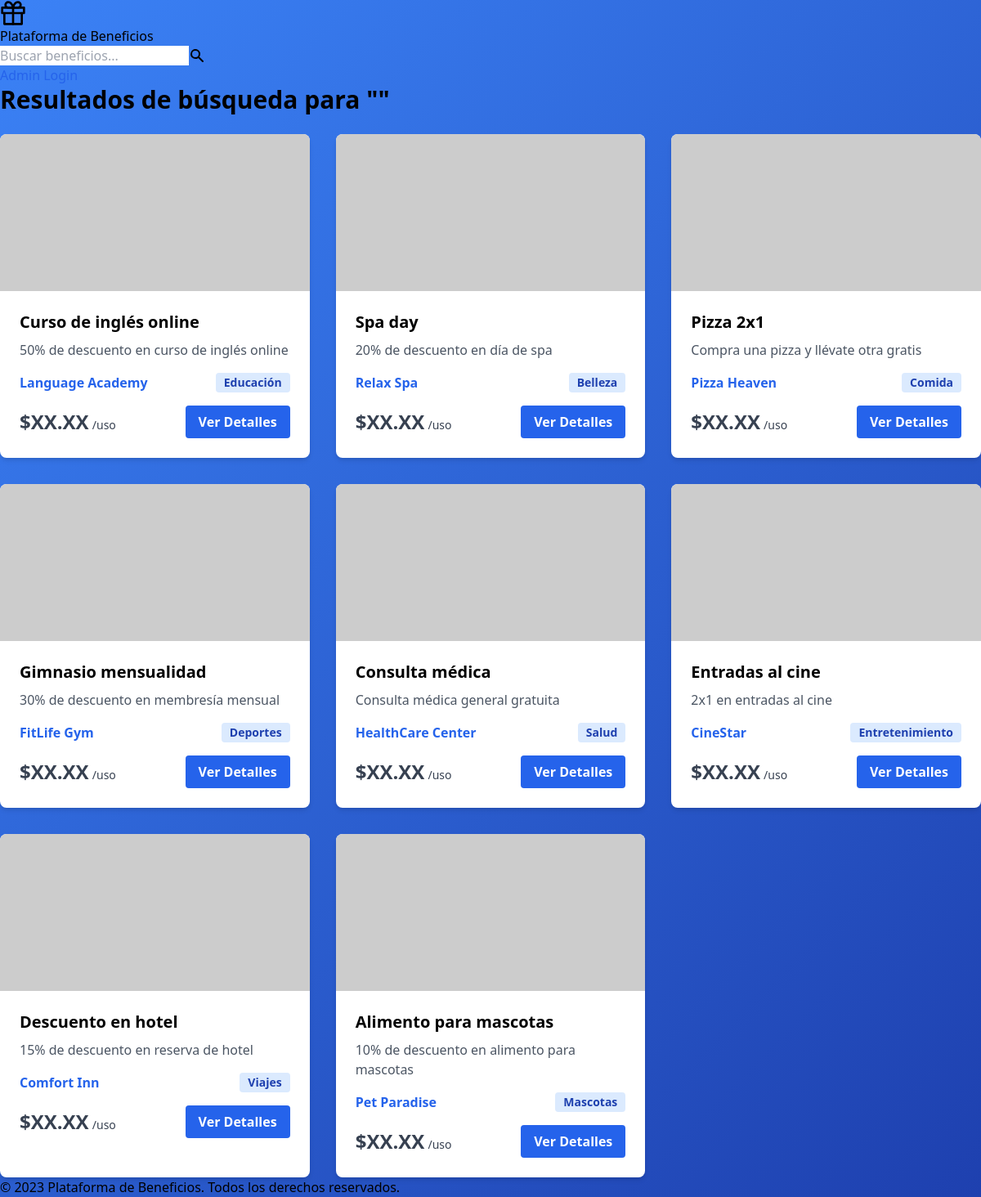
Before: /search with the older database file.
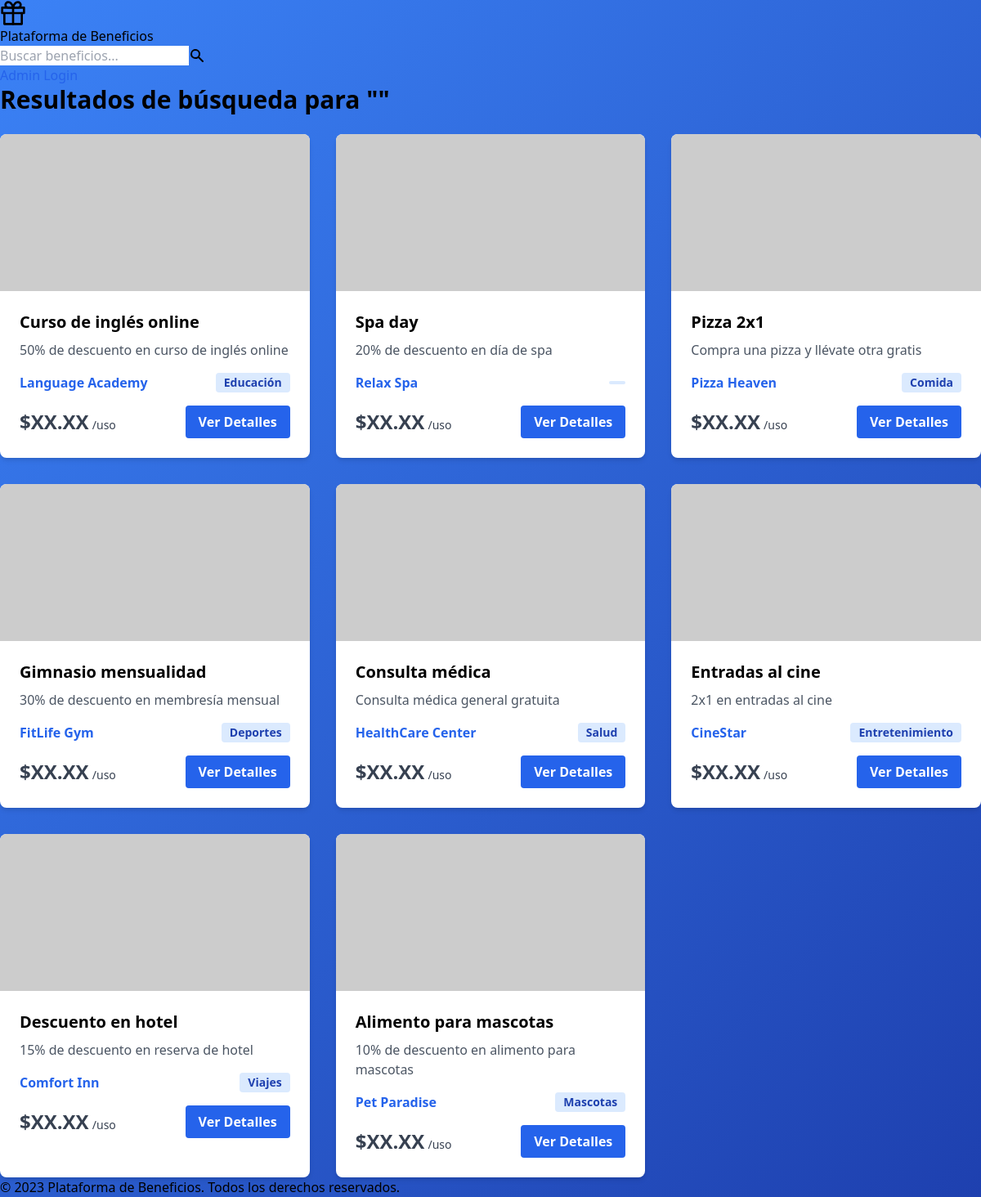
After: the same page with the newer database file.
### app/models.py (models this page shows)
class Benefit(db.Model):
    id = db.Column(db.Integer, primary_key=True)
    name = db.Column(db.String(128), index=True)
    description = db.Column(db.Text)
    image_url = db.Column(db.String(256))
    company = db.Column(db.String(128))
    category_id = db.Column(db.Integer, db.ForeignKey('category.id'))
    redemptions = db.relationship('Redemption', backref='benefit', lazy='dynamic')
    featured = db.Column(db.Boolean, default=False)

class Category(db.Model):
    id = db.Column(db.Integer, primary_key=True)
    name = db.Column(db.String(64), index=True, unique=True)
    image_url = db.Column(db.String(256))
    benefits = db.relationship('Benefit', backref='category', lazy='dynamic')

### app/main/routes.py (the view)
@bp.route('/search')
def search():
    query = request.args.get('q', '')
    benefits = Benefit.query.filter(Benefit.name.ilike(f'%{query}%') | Benefit.description.ilike(f'%{query}%')).all()
    return render_template('search_results.html', benefits=benefits, query=query)

### templates/search_results.html (shortened to what this page needs)
{% extends "base.html" %}
{% block content %}
<h1 class="text-3xl font-bold mb-6">Resultados de búsqueda para "{{ query }}"</h1>
{% if benefits %}
    <div class="grid grid-cols-1 sm:grid-cols-2 lg:grid-cols-3 gap-8">
        {% for benefit in benefits %}
        <div class="bg-white rounded-lg shadow-md overflow-hidden">
            <img src="{{ benefit.image_url }}" alt="{{ benefit.name }}" class="w-full h-48 object-cover">
            <div class="p-6">
                <h3 class="font-semibold text-xl mb-2">{{ benefit.name }}</h3>
                <p class="text-gray-600 mb-4">{{ benefit.description | truncate(100) }}</p>
                <div class="flex justify-between items-center mb-4">
                    <span class="text-blue-600 font-semibold">{{ benefit.company }}</span>
                    <span class="bg-blue-100 text-blue-800 text-sm font-semibold px-2.5 py-0.5 rounded">{{ benefit.category.name }}</span>
                </div>
                <div class="flex justify-between items-center">
                    <div class="text-gray-700">
                        <span class="font-bold text-2xl">$XX.XX</span>
                        <span class="text-sm">/uso</span>
                    </div>
                    <a href="{{ url_for('main.benefit', id=benefit.id) }}" class="bg-blue-600 hover:bg-blue-700 text-white font-bold py-2 px-4 rounded">Ver Detalles</a>
                </div>
            </div>
        </div>
        {% endfor %}
    </div>
{% else %}
    <p class="text-xl text-gray-600">No se encontraron resultados para "{{ query }}".</p>
{% endif %}
{% endblock %}

### templates/base.html (shortened to what this page needs)
<!DOCTYPE html>
<html lang="es">
<head>
    <link rel="stylesheet" href="{{ url_for('static', filename='css/tailwind.css') }}">
</head>
<body class="font-sans">
    <header class="header">
        <div class="header-content">
            <a href="{{ url_for('main.index') }}" class="logo">
                <img src="{{ url_for('static', filename='img/logo.svg') }}" alt="Logo" class="h-8 w-8 mr-2">
                Plataforma de Beneficios
            </a>
            <form action="{{ url_for('main.search') }}" method="GET" class="search-form">
                <div class="flex">
                    <input type="text" name="q" placeholder="Buscar beneficios..." class="search-input">
                    <button type="submit" class="search-button">
                        <svg xmlns="http://www.w3.org/2000/svg" class="h-5 w-5" viewBox="0 0 20 20" fill="currentColor">
                            <path fill-rule="evenodd" d="M8 4a4 4 0 100 8 4 4 0 000-8zM2 8a6 6 0 1110.89 3.476l4.817 4.817a1 1 0 01-1.414 1.414l-4.816-4.816A6 6 0 012 8z" clip-rule="evenodd" />
                        </svg>
                    </button>
                </div>
            </form>
            <div>
                {% if current_user.is_authenticated %}
                    <a href="{{ url_for('admin.dashboard') }}" class="text-blue-600 hover:text-blue-800 mr-4">Panel de Administración</a>
                    <a href="{{ url_for('auth.logout') }}" class="text-blue-600 hover:text-blue-800">Cerrar Sesión</a>
                {% else %}
                    <a href="{{ url_for('auth.login') }}" class="text-blue-600 hover:text-blue-800">Admin Login</a>
                {% endif %}
            </div>
        </div>
    </header>
    <main class="main-content">
        {% block content %}{% endblock %}
    </main>
    <footer class="footer">
        <div class="footer-content">
            <p>&copy; 2023 Plataforma de Beneficios. Todos los derechos reservados.</p>
        </div>
    </footer>
</body>
</html>

Changed rows visible on the page:
changed Benefit "Spa day": category.name "Belleza" → (not shown)
